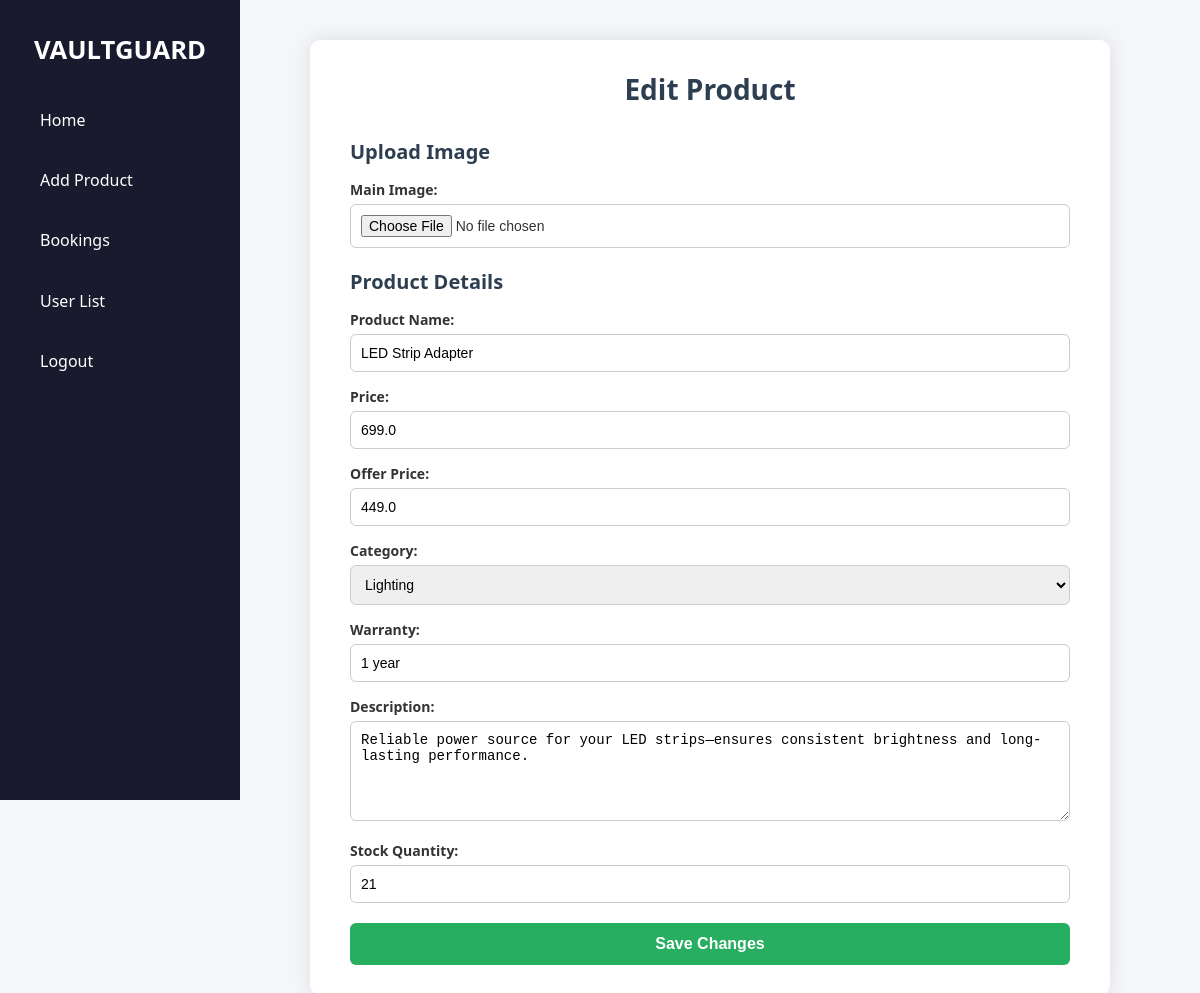
Before: /dashboard/edit/21/ with the older database file.
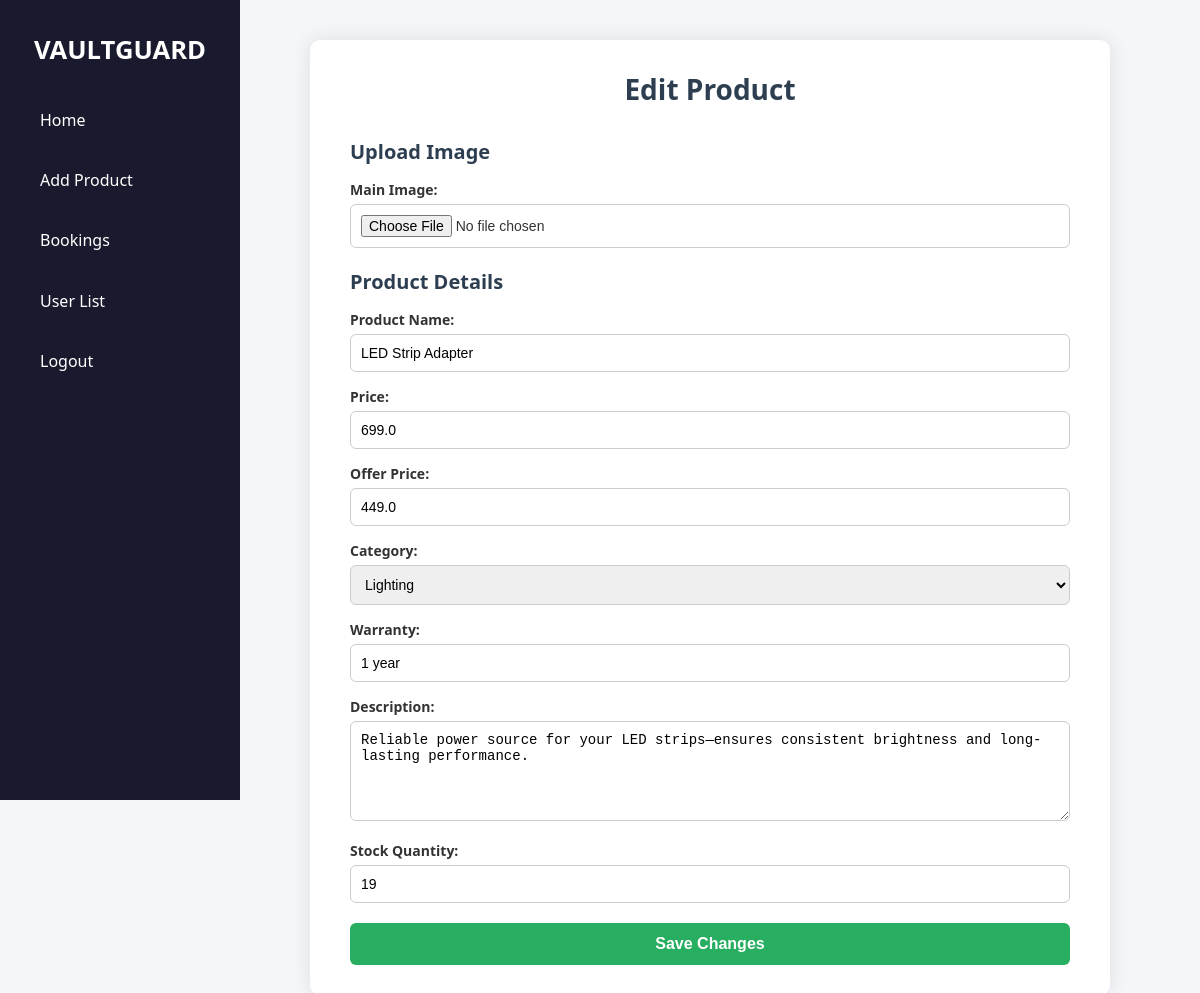
After: the same page with the newer database file.
### app/models.py (models this page shows, shortened)
class Product(models.Model):
    name = models.CharField(max_length=255)
    price = models.FloatField()
    offerprice = models.FloatField(blank=True, null=True)
    description = models.TextField()
    category = models.CharField(max_length=100, choices=CATEGORY_CHOICES)
    warranty = models.CharField(max_length=100, blank=True, null=True)
    stock = models.PositiveIntegerField(default=1)
    image = models.ImageField(upload_to='product_images/', blank=True, null=True)

### app/views.py (the view, shortened to what this page needs)
# urls.py: path('dashboard/edit/<int:id>/', views.edit_g, name='edit_g'),
def edit_g(request, id):
    product = get_object_or_404(Product, id=id)
    return render(request, 'add.html', {'data1': product})

### templates/add.html (shortened to what this page needs)
{% load static %}
<!DOCTYPE html>
<html lang="en">
<head>
    <link rel="stylesheet" href="{% static 'css/firstpage.css' %}">
    <link rel="stylesheet" href="{% static 'css/add.css' %}">
</head>
<body>
<div class="sidebar">
    <h2 class="brand">VAULTGUARD</h2>
    <nav class="sidebar-nav">
        <a href="{% url 'firstpage' %}">Home</a>
        <a href="{% url 'add_product' %}">Add Product</a>
        <a href="{% url 'admin_bookings' %}"> Bookings</a>
        <a href="{% url 'user_list' %}"> User List</a>
        <a href="{% url 'logout' %}">Logout</a>
    </nav>
</div>
<div class="main-content">
    <div class="product-form-wrapper">
        <h2>{% if data1 %}Edit{% else %}Add{% endif %} Product</h2>
        <form action="{% if data1 %}{% url 'edit_g' data1.id %}{% else %}{% url 'add_product' %}{% endif %}" method="post" enctype="multipart/form-data" class="product-form">
            <div class="form-section">
                <h3>Upload Image</h3>
                <label for="image">Main Image:</label>
                <input type="file" name="image" id="image" accept="image/*" {% if not data1 %}required{% endif %}>
            </div>
            <div class="form-section">
                <h3>Product Details</h3>
                <label for="name">Product Name:</label>
                <input type="text" name="name" value="{{ data1.name|default:'' }}" required>
                <label for="price">Price:</label>
                <input type="number" name="price" step="0.01" value="{{ data1.price|default:'' }}" required>
                <label for="offerprice">Offer Price:</label>
                <input type="number" name="offerprice" step="0.01" value="{{ data1.offerprice|default:'' }}">
                <label for="category">Category:</label>
                <select name="category" required>
                    <option value="Lighting" {% if data1.category == 'Lighting' %}selected{% endif %}>Lighting</option>
                </select>
                <label for="warranty">Warranty:</label>
                <input type="text" name="warranty" value="{{ data1.warranty|default:'' }}">
                <label for="description">Description:</label>
                <textarea name="description" required>{{ data1.description|default:'' }}</textarea>
                <label for="stock">Stock Quantity:</label>
                <input type="number" name="stock" min="0" value="{{ data1.stock|default:'' }}" required>
                <button type="submit" class="btn green">
                    {% if data1 %}Save Changes{% else %}Save Product{% endif %}
                </button>
            </div>
        </form>
    </div>
</div>
</body>
</html>

Changed rows visible on the page:
changed Product "LED Strip Adapter": stock "21" → "19"
